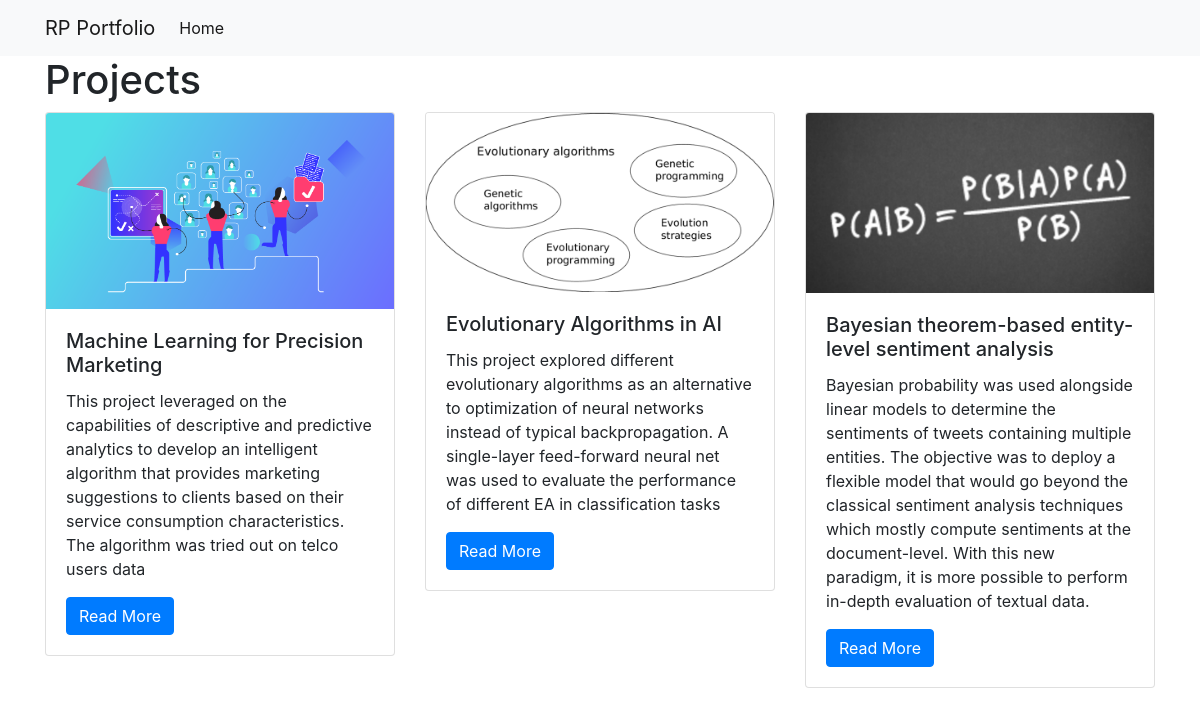
The page / on the database its author committed.
### projects/models.py (models this page shows)
class Project(models.Model):
    title = models.CharField(max_length = 100)
    description = models.TextField()
    technology = models.CharField(max_length = 20)
    image = models.FilePathField(path="/img")

### projects/views.py (the view)
# urls.py: path("", views.project_index, name="project_index"),
def project_index(request):
    projects = Project.objects.all()
    context = {
            'projects':projects
            }
    return render(request, 'project_index.html', context)

### projects/templates/project_index.html
{% extends "base.html" %}
{% load static %}
{% block page_content %}
<h1>Projects</h1>
<div class="row">
{% for project in projects %}
    <div class="col-md-4">
        <div class="card mb-2">
            <img class="card-img-top" src="{% static project.image %}">
            <div class="card-body">
                <h5 class="card-title">{{ project.title }}</h5>
                <p class="card-text">{{ project.description }}</p>
                <a href="{% url 'project_detail' project.pk %}"
                   class="btn btn-primary">
                    Read More
                </a>
            </div>
        </div>
    </div>
    {% endfor %}
</div>
{% endblock %}

### phoenix_portfolio/templates/base.html (shortened to what this page needs)
<link rel="stylesheet" href="https://stackpath.bootstrapcdn.com/bootstrap/4.1.3/css/bootstrap.min.css">
<nav class="navbar navbar-expand-lg navbar-light bg-light">
    <div class="container">
        <a class="navbar-brand" href="{% url 'project_index' %}">RP Portfolio</a>
        <div class="collapse navbar-collapse" id="navbarSupportedContent">
          <ul class="navbar-nav mr-auto">
            <li class="nav-item active">
              <a class="nav-link" href="{% url 'project_index' %}">Home</a>
            </li>
          </ul>
        </div>
    </div>
</nav>
<div class="container">
    {% block page_content %}{% endblock %}
</div>

### rows shown on the page
Project: image (picture), title "Machine Learning for Precision Marketing", description "This project leveraged on the capabilities of descriptive and predictive analytics to develop an intelligent algorithm that provides marketing suggestions to clients based on their service consumption characteristics. The algorithm was tried out on telco users data"
Project: image (picture), title "Evolutionary Algorithms in AI", description "This project explored different evolutionary algorithms as an alternative to optimization of neural networks instead of typical backpropagation. A single-layer feed-forward neural net was used to evaluate the performance of different EA in classification tasks"
Project: image (picture), title "Bayesian theorem-based entity-level sentiment analysis", description "Bayesian probability was used alongside linear models to determine the sentiments of tweets containing multiple entities. The objective was to deploy a flexible model that would go beyond the classical sentiment analysis techniques which mostly compute sentiments at the document-level. With this new paradigm, it is more possible to perform in-depth evaluation of textual data."
